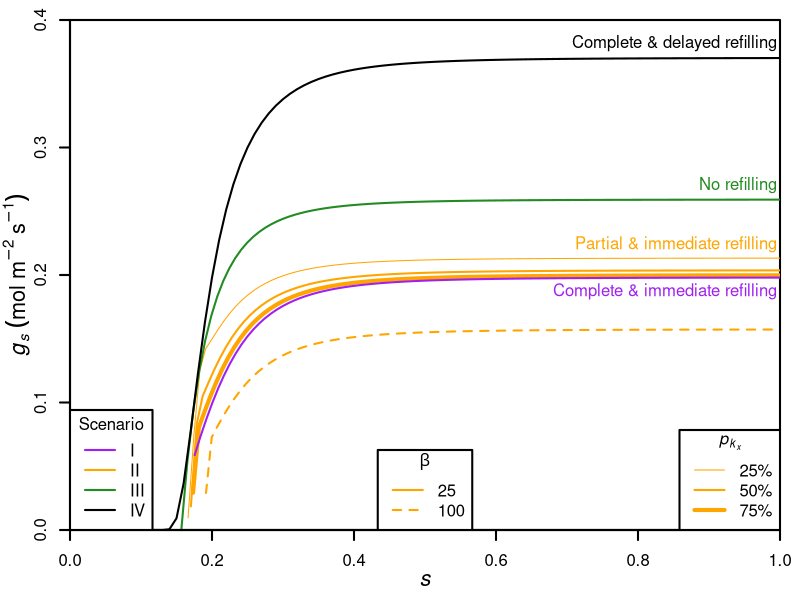

The R source for this figure:

# Data
dataS1 <- read.csv("Data/Scenario 1 - gs(w).csv")
dataS2 <- read.csv("Data/Scenario 2 - gs(w).csv")
dataS3 <- read.csv("Data/Scenario 3 - gs(w).csv")
dataS4 <- read.csv("Data/Scenario 4 - gs(w).csv")

# Figures
Cols <- c("purple", "orange", "forestgreen", "black")
windows(8, 6)
par(mgp=c(2.2, 1, 0), xaxs="i", yaxs="i", lwd=2, mar=c(3.5, 3.5, 1, 1), mfrow=c(1, 1))
plot(0, 0, type="n", xaxt="n", yaxt="n", xlab=NA, ylab=NA,
     xlim=c(0, 1), ylim=c(0, 0.4), cex.lab=1.3)

points(subset(dataS2, pkx==0.5 & h3==25, select=c("w", "gs")), type="l", col=Cols[2])
points(subset(dataS2, pkx==0.5 & h3==100, select=c("w", "gs")), type="l", lty=2, col=Cols[2])
points(subset(dataS2, pkx==0.25, select=c("w", "gs")), type="l", lwd=1, col=Cols[2])
points(subset(dataS2, pkx==0.75, select=c("w", "gs")), type="l", lwd=4, col=Cols[2])
points(dataS1, type="l", col=Cols[1])
points(dataS3, type="l", col=Cols[3])
points(dataS4, type="l", col=Cols[4])

text(1.01, 0.1867, "Complete & immediate refilling", col=Cols[1], cex=1, pos=2)
text(1.01, 0.2236, "Partial & immediate refilling", col=Cols[2], cex=1, pos=2)
text(1.01, 0.27, "No refilling", col=Cols[3], cex=1, pos=2)
text(1.01, 0.3815, "Complete & delayed refilling", col=Cols[4], cex=1, pos=2)

axis(1, xlim=c(0, 1), pos=0, lwd=2)
mtext(expression(italic(s)),side=1,line=2, cex=1.3)
axis(2, ylim=c(0, 0.4), pos=0, lwd=2)
mtext(expression(italic(g[s])~(mol~m^-2~s^-1)),side=2,line=1.8, cex=1.3)
legend("bottomleft", legend=c("I", "II", "III", "IV"), title="Scenario", lty=1, col=Cols[1:4])
legend("bottom", legend=c("25", "100"), title=expression(beta), lty=c(1, 2), col=Cols[2])
legend("bottomright", legend=c("25%", "50%", "75%"), title=expression(italic(p[k[x]])), lty=1, lwd=c(1, 2, 4), col=Cols[2], bg="white")

dev.copy2pdf(file = "Figures/gs(w).pdf")
